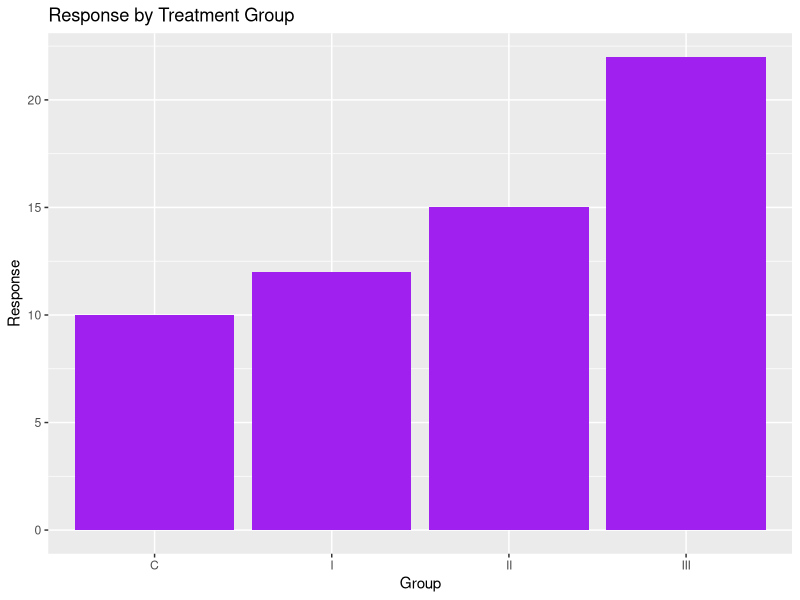

The R script that drew this image:
## ---- chunk 1
library(ggplot2)
## ---- chunk 2
# Create a data frame with one observation per treatment level
df <- data.frame(
  Group = factor(c("C", "I", "II", "III"), levels = c("C", "I", "II", "III")),
  Response = c(10, 12, 15, 22)  # Hypothetical response values
)
## ---- chunk 3
C <- matrix(c(
  -1,  1/3,  1/3,  1/3,  # Control vs Average of I, II, III (custom contrast)
   0,  1,   -1,    0,    # I vs II (Successive-difference contrast)
   0,  0,    1,   -1     # II vs III (Successive-difference contrast)
), nrow = 4, byrow = TRUE)

contrasts(df$Group) <- C
## ---- chunk 4
# Fit the linear model
model <- lm(Response ~ Group, data = df)
summary(model)
## ---- chunk 5
# Visualize the response for each group using a bar plot
ggplot(df, aes(x = Group, y = Response)) +
  geom_bar(stat = "identity", fill = "purple") +
  labs(title = "Response by Treatment Group", x = "Group", y = "Response")
